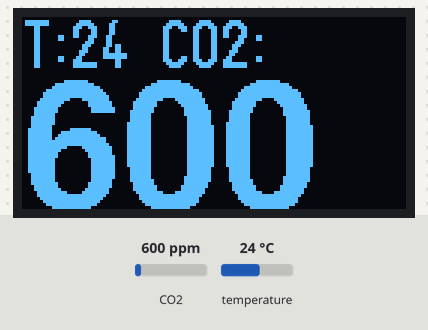
The sketch below on a simulated Arduino Uno, built for the host (arithmetic inside an expression is 32-bit, double 64-bit). Shown: 128×64 one-colour display. The inputs (shaded band) are chosen by the test bench; at power-on: CO2 600 ppm, temperature 24 °C. What the sketch prints to the serial monitor is not drawn.

Above: at 1.3 s.
1.4 s: CO2 set to 452 ppm
At 2.2 s:
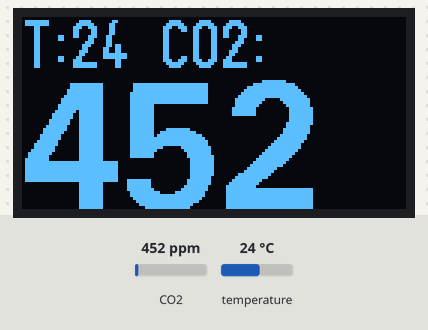
2.9 s: temperature set to 12 °C
At 4.0 s:
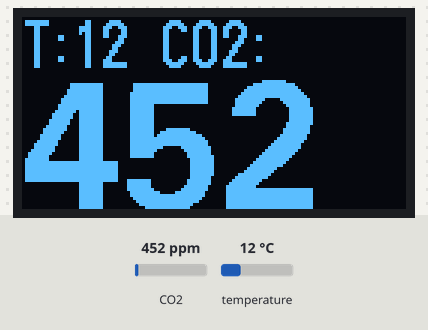
4.4 s: CO2 set to 1050 ppm
At 5.0 s:
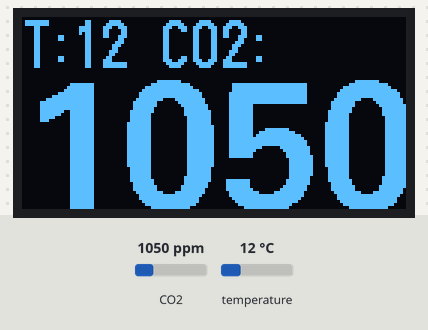
5.9 s: temperature set to 19 °C
At 6.8 s:
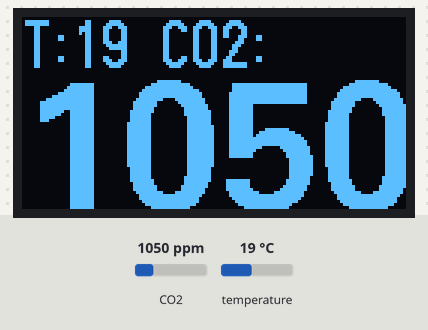
Timing chart, 0 to 8.4 s (numbered marks = the images above; inputs shaded):
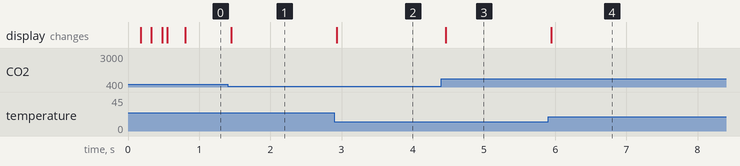

Measured:
- after the input at 1.4 s, the display: changes after 0.05 s (image 1)
- after the input at 2.9 s, the display: changes at once (image 2)
- after the input at 4.4 s, the display: changes after 0.06 s (image 3)
- after the input at 5.9 s, the display: changes after 0.05 s (image 4)

The sketch:

main.ino
```cpp
#include <stdio.h>
#include "SimpleTimer.h"
#include <Arduino.h>
#include <Wire.h>                        // Include Wire library (required for I2C devices)
#include <U8g2lib.h>
#include <Adafruit_Sensor.h>
#include <DHT.h>
#include <SoftwareSerial.h>
#include <MHZ.h>


//------------------------------------------------
//--- DEBUG  FLAGS     ---------------------------
//------------------------------------------------
// Check makefile

//------------------------------------------------
//--- CONSTANTS        ---------------------------
//------------------------------------------------

#define TIMEOUT_HEATING   10000

// pin for pwm reading
#define CO2_IN 10

// pin for uart reading
#define MH_Z19_RX 8
#define MH_Z19_TX 7

//------------------------------------------------
//--- GLOBAL VARIABLES ---------------------------
//------------------------------------------------


//U8G2_SSD1306_128X64_UNIVISION_F_HW_I2C u8g2(U8G2_R0, /* clock=*/ SCL, /* data=*/ SDA, /* reset=*/ U8X8_PIN_NONE);
U8G2_SSD1306_128X64_NONAME_1_HW_I2C u8g2(U8G2_R0, /* clock=*/ SCL, /* data=*/ SDA, /* reset=*/ U8X8_PIN_NONE);

MHZ co2(MH_Z19_RX, MH_Z19_TX, CO2_IN, MHZ19B);

//unsigned long time;
SimpleTimer mainTimers;

int  GLB_timerMisc=-1;
bool GLB_timerMisc_expired=false;


int GLBsensorCO2ppm_uart = 0;
int GLBsensorCO2temperature = 0;

//------------------------------------------------
//--- GLOBAL FUNCTIONS ---------------------------
//------------------------------------------------

void display_welcome();

void STATE_welcome();
void STATE_heating();
void STATE_CO2();

void goto_heating();

// State pointer function
void (*GLBptrStateFunc)();

void GLBcallbackLoggingCO2(void);
//------------------------------------------------
//-------    TIMER CALLBACKS     -----------------
//------------------------------------------------


//------------------------------------------------

void GLBcallbackLogging(void)
{
  Serial.println(F("DEBUG: still alive from timer logging..."));
}


//------------------------------------------------
void GLBcallbackTimeoutMisc(void)
{
  if (GLB_timerMisc != -1)
    mainTimers.deleteTimer(GLB_timerMisc);
  GLB_timerMisc=-1;
  GLB_timerMisc_expired=true;
}


//------------------------------------------------
void resetTimerMisc(void)
{
  GLBcallbackTimeoutMisc();
  GLB_timerMisc_expired=false;
}


//------------------------------------------------
//------------------------------------------------
//------------------------------------------------

//-------------------------------------------------------
void display_CO2(bool heating,int rem){
  u8g2.firstPage();
  do {
      u8g2.setFont(u8g2_font_logisoso16_tr );
      u8g2.setCursor(0,17);
      u8g2.print("T:");
      u8g2.print(GLBsensorCO2temperature);
      if (heating){
        u8g2.print(" H:");
        u8g2.print(rem);}
      else
        u8g2.print(" CO2:");
      u8g2.setFont(u8g2_font_fub42_tr );
      u8g2.setCursor(0,64);
      u8g2.print(GLBsensorCO2ppm_uart);

  } while ( u8g2.nextPage() );
}
//-------------------------------------------------------
void setup() {
  // Serial to debug AND comunication protocolo with PI
  Serial.begin(9600);
  Serial.println(F("BOOT"));

  Serial.println(F("B u8g2"));
  u8g2.begin();
  u8g2.setFontMode(0);		// enable transparent mode, which is faster

  resetTimerMisc();
  GLBptrStateFunc=STATE_welcome;

  Serial.println(F("BD"));

#ifdef SPCO2_DEBUG_STILLALIVE
  mainTimers.setInterval(2000,GLBcallbackLogging);
#endif

#ifdef SPCO2_DEBUG_CO2
  mainTimers.setInterval(5000,GLBcallbackLoggingCO2);
#endif

  Serial.println(F("B MHZ 19B"));
  pinMode(CO2_IN, INPUT);
  delay(100);

  // enable debug to get addition information
  //co2.setDebug(true);


}

//-------------------------------------------------
void goto_heating()
{

  u8g2.clearBuffer();
  #ifdef SPCO2_DEBUG_STATES
  Serial.print(F("NST_heating"));
  #endif
  resetTimerMisc();
  GLBptrStateFunc=STATE_heating;
}


//-------------------------------------------------
void STATE_welcome()
{
  display_welcome();
  goto_heating();
}

//-------------------------------------------------
void STATE_heating()
{
  display_CO2(co2.isPreHeatingReal(),co2.remainingPreHeating());

  if (!co2.isPreHeatingReal()){
    u8g2.clearBuffer();
    #ifdef SPCO2_DEBUG_STATES
    Serial.print(F("NST_CO2"));
    #endif
    GLBptrStateFunc=STATE_CO2;
  }

}

//-------------------------------------------------
void STATE_CO2()
{
  display_CO2(false,0);
}


//-----------------------------------------------
void displayBig(char *msg)
{
  u8g2.firstPage();
  do {
    u8g2.setFont(u8g2_font_fub42_tr);
    u8g2.setCursor(10,64);
    u8g2.print(msg);

  } while ( u8g2.nextPage() );
}

void display_welcome(){

  displayBig("CO2");
  delay(50);
  displayBig("- ");
  delay(50);
  displayBig("--");
  delay(50);
  displayBig("---");
  delay(50);
  displayBig("----");
  delay(50);  displayBig("CO2");
  delay(200);
}


//------------------------------------------------
#ifdef SPCO2_DEBUG_CO2
void GLBcallbackLoggingCO2(void)
{
  Serial.print("PPMuart: ");
  if (GLBsensorCO2ppm_uart > 0) {
    Serial.print(GLBsensorCO2ppm_uart);
  } else {
    Serial.print("n/a");
  }

  /*Serial.print(", PPMpwm: ");
  Serial.print(GLBsensorCO2ppm_pwm);*/

  Serial.print(", Temperature: ");
  Serial.println(GLBsensorCO2temperature);

}
#endif

//-------------------------------------------------
//-------------------------------------------------
//-------------------------------------------------

void loop() {
#ifdef SPCO2_DEBUG_LOOP
  Serial.print("+");
#endif
  //------------- INPUT REFRESHING ----------------
  // Let use ugly global variables in those costly sensors to save ram...

#ifdef SPCO2_DEBUG_LOOP
  Serial.print("D");
#endif

#ifdef SPCO2_DEBUG_LOOP
  Serial.print("C");
#endif
/*
  if (co2.isPreHeating()) {
    GLBsensorCO2ppm_uart = 0;
    GLBsensorCO2temperature = 0;
  }
  else {
    GLBsensorCO2ppm_uart = co2.readCO2UART();
    GLBsensorCO2temperature = co2.getLastTemperature();
  }
*/
  GLBsensorCO2ppm_uart = co2.readCO2UART();
  GLBsensorCO2temperature = co2.getLastTemperature();


  //  bRedPressed   = (digitalRead(PIN_BUTTON_RED)  ==LOW);

  //--------- TIME TO THINK MY FRIEND -------------
  // State machine as main controller execution
#ifdef SPCO2_DEBUG_LOOP
  Serial.print("S");
#endif
  GLBptrStateFunc();
#ifdef SPCO2_DEBUG_LOOP
  Serial.print("T");
#endif
  mainTimers.run();

//  if (bRedPressed)
  // ------------- OUTPUT REFRESHING ---------------

}
```
